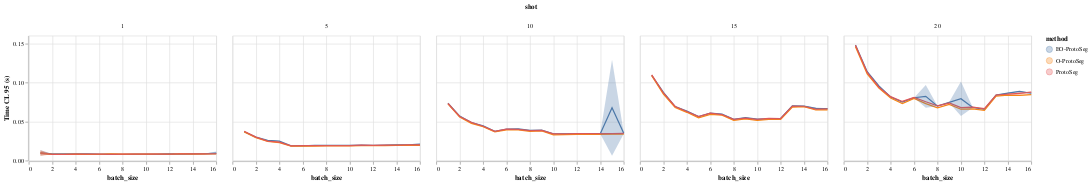

Source (notebook cell):
### Code cell
ps_inf_overhead_df = calc_confidence_limits(
    ps_test_profile_df[
        ps_test_profile_df["Action"] == "[Learner]ProtosegUnet.get_prototypes"
    ].drop(columns=["index", "Action", "Percentage (%)"]),
)

line_chart = (
    alt.Chart(ps_inf_overhead_df)
    .mark_line()
    .encode(
        x="batch_size",
        y="Mean (s)",
        color="method",
    )
)

error_chart = (
    alt.Chart(ps_inf_overhead_df)
    .mark_errorband()
    .encode(
        x="batch_size",
        y=alt.Y("CL 95 U").title("Time CL 95 (s)"),
        y2="CL 95 L",
        color="method",
    )
)

(line_chart + error_chart).properties(width=300, height=200).facet(column="shot")

### Figure 1 — Vega specification as saved in the notebook (floating-point values rounded to 4 significant figures; data arrays with more than 128 entries replaced by an {"elided": "..."} marker saying what was removed)
{"$schema": "https://vega.github.io/schema/vega/v5.json", "data": [{"name": "source_0", "values": {"elided": "240 records"}}, {"name": "column_domain", "values": [{"shot": 1, "count": 48}, {"shot": 10, "count": 48}, {"shot": 15, "count": 48}, {"shot": 20, "count": 48}, {"shot": 5, "count": 48}]}, {"name": "data_2", "values": {"elided": "240 records"}}, {"name": "source_0_color_domain_method_0", "values": [{"method": "EO-ProtoSeg"}, {"method": "O-ProtoSeg"}, {"method": "ProtoSeg"}]}, {"name": "data_2_color_domain_method_1", "values": [{"method": "EO-ProtoSeg"}, {"method": "O-ProtoSeg"}, {"method": "ProtoSeg"}]}], "signals": [{"name": "child_width", "value": 300}, {"name": "child_height", "value": 200}], "marks": [{"type": "group", "name": "column-title", "title": {"text": "shot", "style": "guide-title", "offset": 10}, "role": "column-title"}, {"type": "group", "name": "row_header", "encode": {"update": {"height": {"signal": "child_height"}}}, "axes": [{"scale": "y", "zindex": 0, "orient": "left", "grid": false, "labelOverlap": true, "title": "Time CL 95 (s)", "tickCount": {"signal": "ceil(child_height/40)"}}], "role": "row-header"}, {"type": "group", "name": "column_header", "from": {"data": "column_domain"}, "sort": {"field": "datum[\"shot\"]", "order": "ascending"}, "encode": {"update": {"width": {"signal": "child_width"}}}, "title": {"text": {"signal": "format(parent[\"shot\"], \"\")"}, "frame": "group", "style": "guide-label", "offset": 10}, "role": "column-header"}, {"type": "group", "name": "column_footer", "from": {"data": "column_domain"}, "sort": {"field": "datum[\"shot\"]", "order": "ascending"}, "encode": {"update": {"width": {"signal": "child_width"}}}, "axes": [{"scale": "x", "labelOverlap": true, "title": "batch_size", "grid": false, "orient": "bottom", "tickCount": {"signal": "ceil(child_width/40)"}, "zindex": 0, "labelFlush": true}], "role": "column-footer"}, {"type": "group", "name": "cell", "from": {"facet": {"data": "source_0", "name": "facet", "groupby": ["shot"]}}, "sort": {"field": ["datum[\"shot\"]"], "order": ["ascending"]}, "encode": {"update": {"height": {"signal": "child_height"}, "width": {"signal": "child_width"}}}, "data": [{"name": "data_0", "source": "facet", "transform": [{"type": "formula", "expr": "datum[\"CL 95 L\"]", "as": "upper_CL 95 U"}, {"type": "formula", "expr": "datum[\"CL 95 U\"]", "as": "lower_CL 95 U"}]}], "marks": [{"type": "group", "name": "child_layer_0_pathgroup", "from": {"facet": {"data": "facet", "name": "faceted_path_child_layer_0_main", "groupby": ["method"]}}, "encode": {"update": {"height": {"field": {"signal": null, "datum": null, "group": "height", "parent": null}}, "width": {"field": {"signal": null, "datum": null, "group": "width", "parent": null}}}}, "marks": [{"type": "line", "name": "child_layer_0_marks", "from": {"data": "faceted_path_child_layer_0_main"}, "sort": {"field": "datum[\"batch_size\"]"}, "encode": {"update": {"stroke": {"field": "method", "scale": "color"}, "x": {"field": "batch_size", "scale": "x"}, "y": {"field": "Mean (s)", "scale": "y"}, "defined": {"signal": "isValid(datum[\"batch_size\"]) && isFinite(+datum[\"batch_size\"]) && isValid(datum[\"Mean (s)\"]) && isFinite(+datum[\"Mean (s)\"])"}}}, "style": ["line"]}]}, {"type": "group", "name": "child_layer_1_layer_0_pathgroup", "from": {"facet": {"data": "data_0", "name": "faceted_path_child_layer_1_layer_0_main", "groupby": ["method"]}}, "encode": {"update": {"height": {"field": {"signal": null, "datum": null, "group": "height", "parent": null}}, "width": {"field": {"signal": null, "datum": null, "group": "width", "parent": null}}}}, "marks": [{"type": "area", "name": "child_layer_1_layer_0_marks", "from": {"data": "faceted_path_child_layer_1_layer_0_main"}, "sort": {"field": "datum[\"batch_size\"]"}, "encode": {"update": {"tooltip": {"signal": "{\"CL 95 L\": format(datum[\"upper_CL 95 U\"], \"\"), \"CL 95 U\": format(datum[\"lower_CL 95 U\"], \"\"), \"method\": isValid(datum[\"method\"]) ? datum[\"method\"] : \"\"+datum[\"method\"], \"batch_size\": format(datum[\"batch_size\"], \"\")}"}, "opacity": {"value": 0.3}, "orient": {"value": "vertical"}, "defined": {"signal": "isValid(datum[\"batch_size\"]) && isFinite(+datum[\"batch_size\"]) && isValid(datum[\"lower_CL 95 U\"]) && isFinite(+datum[\"lower_CL 95 U\"])"}, "fill": {"field": "method", "scale": "color"}, "x": {"field": "batch_size", "scale": "x"}, "y2": {"field": "upper_CL 95 U", "scale": "y"}, "y": {"field": "lower_CL 95 U", "scale": "y"}}}, "style": ["area", "errorband-band"]}]}], "axes": [{"scale": "x", "zindex": 0, "grid": true, "labels": false, "maxExtent": 0, "minExtent": 0, "ticks": false, "domain": false, "aria": false, "gridScale": "y", "orient": "bottom", "tickCount": {"signal": "ceil(child_width/40)"}}, {"scale": "y", "domain": false, "minExtent": 0, "tickCount": {"signal": "ceil(child_height/40)"}, "grid": true, "orient": "left", "ticks": false, "zindex": 0, "gridScale": "x", "labels": false, "aria": false, "maxExtent": 0}], "style": "cell"}], "scales": [{"name": "x", "type": "linear", "domain": {"fields": [{"data": "source_0", "field": "batch_size"}, {"data": "data_2", "field": "batch_size"}]}, "range": [0, {"signal": "child_width"}], "nice": true, "zero": false}, {"name": "y", "type": "linear", "domain": {"fields": [{"data": "source_0", "field": "Mean (s)"}, {"data": "data_2", "field": "lower_CL 95 U"}, {"data": "data_2", "field": "upper_CL 95 U"}]}, "range": [{"signal": "child_height"}, 0], "nice": true, "zero": true}, {"name": "color", "type": "ordinal", "domain": {"fields": [{"data": "source_0_color_domain_method_0", "field": "method"}, {"data": "data_2_color_domain_method_1", "field": "method"}], "sort": true}, "range": "category"}], "legends": [{"stroke": "color", "symbolType": "circle", "title": "method", "fill": "color", "encode": {"symbols": {"update": {"opacity": {"value": 0.3}}}}}], "layout": {"padding": 20, "offset": {"columnTitle": 10}, "columns": {"signal": "length(data('column_domain'))"}, "bounds": "full", "align": "all"}, "padding": 5, "background": "white"}
